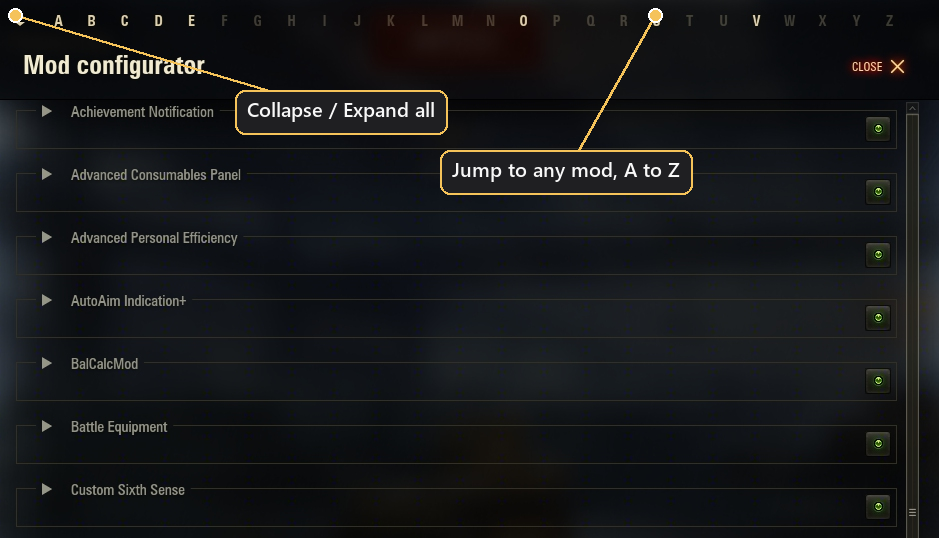
#> input picture assets/aslainMenu_1.png, 939 x 538 px
$ python make_modsettings_atlas.py ../assets
#> lines starting #> are read from the running program, lines starting #| are printed output that depends on the picture
#!/usr/bin/env python3
# -*- coding: utf-8 -*-
"""
make_modsettings_atlas.py
=========================
Build a PNG sprite-sheet ("atlas") for the enhanced modsSettingsApi `createImage` atlas feature,
so an animation can loop inside a mod's in-garage settings menu.

Input can be:
  * a FOLDER of frame images (numbered, sorted naturally: 1,2,...,10,11)
  * an animated .GIF
  * a .SWF  -> frames are pulled straight from a DefineSprite via FFDec (JPEXS), then packed

It outputs one grid PNG and prints the exact `atlas={...}` parameters you paste into createImage.

----------------------------------------------------------------------------------------------------
USAGE
  python make_modsettings_atlas.py <input> [options]

  <input>                 a FOLDER of frames, a .gif, or a .swf

  -o,  --out   PATH       output atlas PNG (default: atlas.png)
  -c,  --columns N        grid columns (default 0 = auto, near-square)
       --fps    N         playback speed written into the params (default 24)
       --fw     N         FRAME width  in px per cell (default 0 = keep source width)
       --fh     N         FRAME height in px per cell (default 0 = keep source height)
       --range  A:B       use only frames A..B (1-based, inclusive) e.g. 3:28 to drop intro/outro
       --no-loop          mark the animation as non-looping (default: loops)
       --bg     R,G,B,A   flatten onto this background instead of keeping transparency

  SWF-only:
       --sprite ID        which DefineSprite (character id) to pull frames from
       --ffdec  PATH      path to ffdec-cli.exe (auto-detected if installed normally)

  If you pass a .swf WITHOUT --sprite, the tool lists the sprites (id + frame count, animations
  first) so you can pick one, then re-run with --sprite <id>.

EXAMPLES
  # 30 PNG frames in ./frames, force 96x96 cells, 6 columns, 24 fps:
  python make_modsettings_atlas.py ./frames -o marker_fx_atlas.png --fw 96 --fh 96 -c 6 --fps 24

  # straight from a gif, keep its size, auto grid:
  python make_modsettings_atlas.py anim.gif -o anim_atlas.png --fps 20

  # from a swf: first see what sprites it has...
  python make_modsettings_atlas.py effects.swf
  # ...then pull sprite 883, frames 3..28, into 96x96 cells:
  python make_modsettings_atlas.py effects.swf --sprite 883 --range 3:28 --fw 96 --fh 96 -c 6

----------------------------------------------------------------------------------------------------
HOW TO USE THE RESULT IN YOUR MOD
  1) The lobby image loader reads the REAL `mods/` folder on disk, NOT the .wotmod VFS, so put the
     atlas PNG under e.g.  mods/configs/<You>/<yourmod>/  (ship it there, or write it from the mod).
     `img://` paths do NOT work for createImage - use a plain relative path under mods/.
  2) Call createImage with both `source` and the `atlas` dict (paste the block this tool prints):

       templates.createImage(
           'mods/configs/You/yourmod/anim_atlas.png',   # source (display)
           width=60, height=60, varName='preview',      # the on-screen size you want
           atlas={'source': 'mods/configs/You/yourmod/anim_atlas.png',
                  'frameWidth': 96, 'frameHeight': 96, 'columns': 6, 'count': 30,
                  'fps': 24, 'loop': True},
           align='center', valign='center',
           containerWidth=80, containerHeight=80,
           tooltip=...)

  Frames are laid out left-to-right, top-to-bottom. `width`/`height` are the DISPLAYED size
  (downscaling looks best - avoid upscaling above the cell size). Use updateImageAtlas(varName, ...)
  to swap it live.
----------------------------------------------------------------------------------------------------
Requires Pillow:  python -m pip install Pillow
FFDec (only for .swf input): https://github.com/jindrapetrik/jpexs-decompiler  (ffdec-cli.exe)
"""
import argparse
import glob
import json
import math
import os
import re
import shutil
import subprocess
import sys
import tempfile

try:
    from PIL import Image
except ImportError:
    sys.exit("This tool needs Pillow. Install it with:\n    python -m pip install Pillow")

_IMG_EXT = ('.png', '.gif', '.bmp', '.jpg', '.jpeg', '.webp', '.tga')
# Sheets wider/taller than this are risky: it is the texture size older GPUs are guaranteed to
# take, and anything above may be refused or silently downscaled by the driver.
TEXTURE_SIZE_WARN = 2048
_FFDEC_GUESSES = (
    r'C:\Program Files (x86)\FFDec\ffdec-cli.exe',
    r'C:\Program Files\FFDec\ffdec-cli.exe',
    r'C:\Program Files (x86)\JPEXS\ffdec-cli.exe',
)


# [14 lines left out: function _suggestColumns, not called in this run]


def _natural_key(name):
    return [int(t) if t.isdigit() else t.lower() for t in re.split(r'(\d+)', name)]


# ---------------------------------------------------------------------------- SWF (via FFDec)

# [61 lines left out: functions _find_ffdec, _ffdec_dump, _list_sprites, _extract_sprite, _handle_swf, not called in this run]


# ---------------------------------------------------------------------------- folder / gif

def _load_folder_or_gif(src):
#> called with src = '../assets'
    if os.path.isfile(src) and src.lower().endswith('.gif'):
        im = Image.open(src)
        frames, i = [], 0
        try:
            while True:
                im.seek(i)
                frames.append(im.convert('RGBA').copy())
                i += 1
        except EOFError:
            pass
        if not frames:
            sys.exit("No frames found in gif: %s" % src)
        return frames
    if os.path.isdir(src):
        files = [f for f in os.listdir(src) if f.lower().endswith(_IMG_EXT)]
        files.sort(key=_natural_key)
        if not files:
            sys.exit("No image frames in folder: %s" % src)
        return [Image.open(os.path.join(src, f)).convert('RGBA') for f in files]
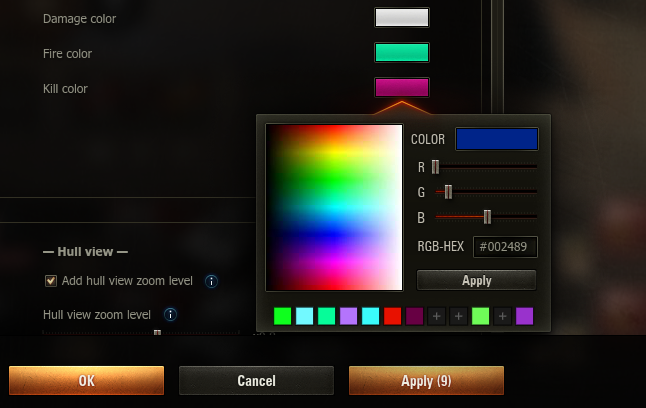
#> input picture assets/aslainMenu_colorpicker.png, 646 x 408 px
    sys.exit("Input must be a folder, a .gif, or a .swf: %s" % src)


# ---------------------------------------------------------------------------- main

# [17 lines left out: functions _parse_bg, _apply_range, not called in this run]


def main():
    ap = argparse.ArgumentParser(
        description="Pack animation frames (folder / gif / swf) into a PNG atlas for createImage.",
        formatter_class=argparse.RawDescriptionHelpFormatter)
    ap.add_argument('input', help='folder of frames, a .gif, or a .swf')
    ap.add_argument('-o', '--out', default='atlas.png', help='output atlas PNG (default atlas.png)')
    ap.add_argument('-c', '--columns', type=int, default=0, help='grid columns (0 = auto, near-square)')
    ap.add_argument('--fps', type=int, default=24, help='playback fps recorded in the params (default 24)')
    ap.add_argument('--fw', type=int, default=0, help='frame width px per cell (0 = source width)')
    ap.add_argument('--fh', type=int, default=0, help='frame height px per cell (0 = source height)')
    ap.add_argument('--range', dest='range', default=None, help='use only frames A:B (1-based, inclusive)')
    ap.add_argument('--no-loop', action='store_true', help='mark animation as non-looping')
    ap.add_argument('--bg', default=None, help='flatten onto R,G,B,A instead of keeping transparency')
    ap.add_argument('--sprite', type=int, default=None, help='[swf] DefineSprite character id to use')
    ap.add_argument('--ffdec', default=None, help='[swf] path to ffdec-cli.exe')
    args = ap.parse_args()

    if os.path.isfile(args.input) and args.input.lower().endswith('.swf'):
        frames = _handle_swf(args)
    else:
        frames = _load_folder_or_gif(args.input)
#> frames = 2 items

    if args.range:
        frames = _apply_range(frames, args.range)
    count = len(frames)
#> count = 2

    fw = args.fw or frames[0].width
#> fw = 939
    fh = args.fh or frames[0].height
#> fh = 538
    cols = args.columns or int(math.ceil(math.sqrt(count)))
#> cols = 2
    cols = max(1, min(cols, count))
    rows = int(math.ceil(count / float(cols)))
#> rows = 1

    bg = _parse_bg(args.bg) if args.bg else (0, 0, 0, 0)
    atlas = Image.new('RGBA', (cols * fw, rows * fh), bg)
#> atlas: PIL image 1878x538 RGBA; every value is 0

    upscaled = False
    for i, fr in enumerate(frames):
        if fr.size != (fw, fh):
            if fr.width < fw or fr.height < fh:
                upscaled = True
            fr = fr.resize((fw, fh), Image.LANCZOS)
        col, row = i % cols, i // cols
        atlas.paste(fr, (col * fw, row * fh), fr)
#> this loop made 2 passes
#> (upscaled, col, row) on pass 2: (True, 1, 0)
#> (col, row) on pass 1: (0, 0)
#> pass 2, in main, `fr = fr.resize((fw, fh), Image.LANCZOS)`:
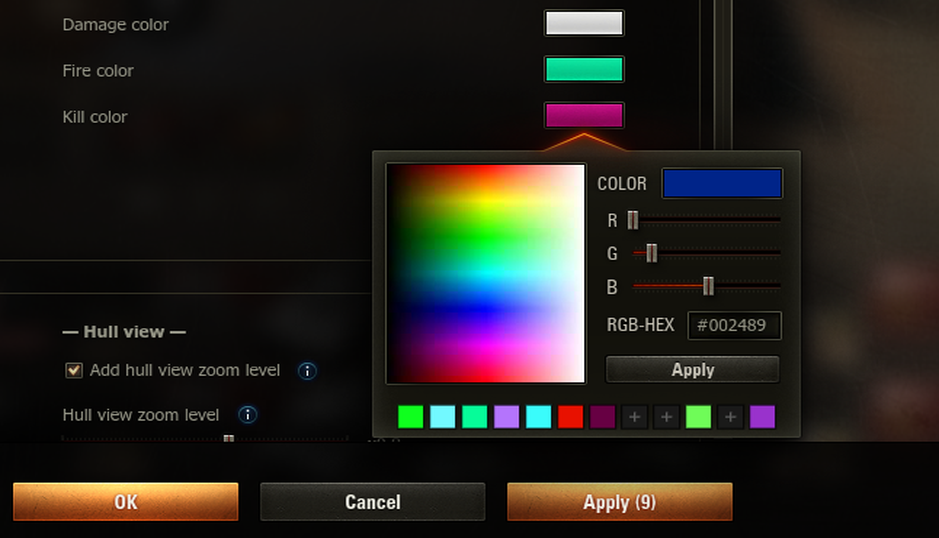
#> fr: PIL image 939x538 RGBA; mean R, G, B, A 37.3, 33.7, 29.7, 255
#> after the loop:
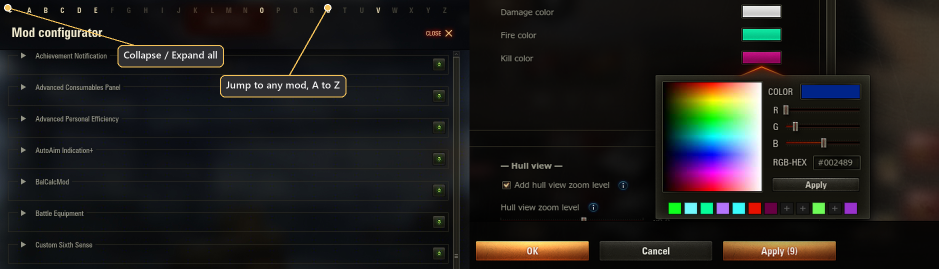
#> atlas: PIL image 1878x538 RGBA (shown at 1/2 size); mean R, G, B, A 29.6, 28.6, 27.4, 254.4; transparent parts drawn white
#> after the loop, upscaled = True

    out = args.out
    out_dir = os.path.dirname(os.path.abspath(out))
    if out_dir and not os.path.isdir(out_dir):
        os.makedirs(out_dir)
    atlas.save(out, 'PNG')

    loop = not args.no_loop
    # The in-game path is the mods/ path the author ships the PNG to, which this tool cannot
    # know - so suggest one built from the file name. It stays a valid Python string either
    # way, so the printed block can be pasted as-is and only the folder swapped.
    gamePath = 'mods/configs/<You>/<yourmod>/%s' % os.path.basename(out)
    params = ("{{'source': '{src}', 'frameWidth': {fw}, 'frameHeight': {fh}, "
              "'columns': {cols}, 'count': {count}, 'fps': {fps}, 'loop': {loop}}}").format(
                  src=gamePath, fw=fw, fh=fh, cols=cols, count=count, fps=args.fps, loop=loop)

    sheetW, sheetH = cols * fw, rows * fh
#> sheetW = 1878; sheetH = 538

    print("")
    print("  Atlas written: %s" % os.path.abspath(out))
    print("  Sheet size   : %d x %d px   (%d cols x %d rows, %d frames)" % (
        sheetW, sheetH, cols, rows, count))
#|   Sheet size   : 1878 x 538 px   (2 cols x 1 rows, 2 frames)
    print("  Cell size    : %d x %d px" % (fw, fh))
#|   Cell size    : 939 x 538 px
    if upscaled:
        print("  WARNING: some frames were smaller than the cell and got UPSCALED - they may look soft.")
    if sheetW > TEXTURE_SIZE_WARN or sheetH > TEXTURE_SIZE_WARN:
        print("  WARNING: the sheet is larger than %dpx on one side - some GPUs refuse or downscale" % TEXTURE_SIZE_WARN)
        print("           such a texture, and it costs ~%.1f MB of memory. Reduce the cell size with" % (
            sheetW * sheetH * 4 / 1048576.0))
        print("           --fw/--fh, drop frames with --range, or try a different -c (columns).")
        best = _suggestColumns(count, fw, fh)
        if best:
            print("           Best fit for these cells: -c %d  (%d x %d px)" % best)
        else:
            print("           No column count fits both sides at these cell dimensions - shrink the cells.")
    print("")
    print("  Paste this atlas= into your createImage call (fix the mods/ path to where you ship the PNG):")
    print("  atlas=%s" % params)
#|   atlas={'source': 'mods/configs/<You>/<yourmod>/atlas.png', 'frameWidth': 939, 'frameHeight': 538, 'columns': 2, 'count': 2, 'fps': 24, 'loop': True}
    print("")

    # Companion atlas.json, written next to the sheet in the exact shape a folder-based
    # animated icon expects (image + grid). Export straight into the icon folder - e.g.
    # -o "mods/configs/Aslain/customsixthsense/animated/My Icon/atlas.png" - and the pair
    # is ready to ship; 'image' carries the real PNG name, so a different -o still matches.
    try:
        jsonPath = os.path.join(os.path.dirname(os.path.abspath(out)), 'atlas.json')
        with open(jsonPath, 'w') as fh_:
            json.dump({
                'image': os.path.basename(out),
                'frameWidth': fw,
                'frameHeight': fh,
                'columns': cols,
                'count': count,
                'fps': float(args.fps),
                'loop': loop,
            }, fh_, indent=2, sort_keys=False)
        print("  Also wrote  : %s" % jsonPath)
        print("                (animated-icon metadata - keep it in the same folder as the PNG)")
        print("")
    except Exception:
        pass


if __name__ == '__main__':
    main()
